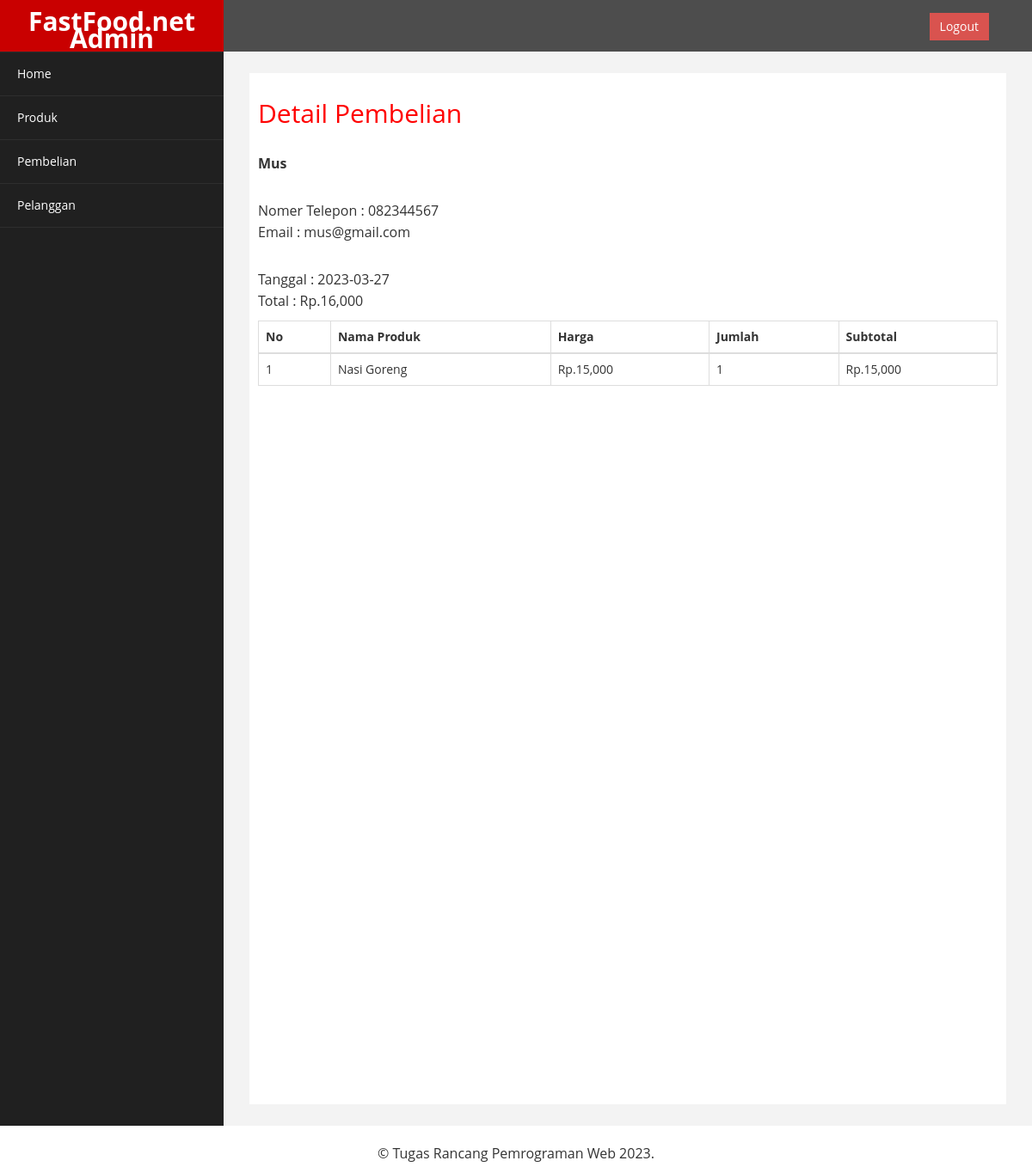
Page /admin/index.php?halaman=detail&id=28 (signed in) on the committed database.
### tables this page shows
CREATE TABLE `pembelian` (
  `id_pembelian` int(11) NOT NULL,
  `tanggal_pembelian` date DEFAULT NULL,
  `jumlah_pembelian` int(11) NOT NULL,
  `ongkir` int(11) NOT NULL,
  `total_pembelian` int(11) DEFAULT NULL,
  `id_pelanggan` int(11) DEFAULT NULL
);

CREATE TABLE `pelanggan` (
  `id_pelanggan` int(11) NOT NULL,
  `email_pelanggan` varchar(100) DEFAULT NULL,
  `password_pelanggan` varchar(50) DEFAULT NULL,
  `nama_pelanggan` varchar(100) DEFAULT NULL,
  `telepon_pelanggan` varchar(15) DEFAULT NULL,
  `alamat_pelanggan` varchar(100) NOT NULL,
  `foto_profil` varchar(100) NOT NULL
);

CREATE TABLE `pembelian_produk` (
  `id_pembelian_produk` int(11) NOT NULL,
  `jumlah` int(11) DEFAULT NULL,
  `id_pembelian` int(11) DEFAULT NULL,
  `id_produk` int(11) DEFAULT NULL
);

CREATE TABLE `produk` (
  `id_produk` int(11) NOT NULL,
  `nama_produk` varchar(100) DEFAULT NULL,
  `harga_produk` int(11) DEFAULT NULL,
  `stok` int(11) DEFAULT NULL,
  `foto_produk` varchar(100) DEFAULT NULL,
  `deskripsi_produk` text DEFAULT NULL,
  `likes` int(11) NOT NULL,
  `id_warung` int(11) DEFAULT NULL
);

### admin/detail.php (the view, shortened to what this page needs)
<h2>Detail Pembelian</h2>
<?php
$query=$conn->query("SELECT * FROM pembelian JOIN pelanggan ON
	pembelian.id_pelanggan=pelanggan.id_pelanggan
	WHERE pembelian.id_pembelian='$_GET[id]'");
$detail=$query->fetch_assoc();
?>
<p><strong><?php echo $detail['nama_pelanggan']; ?></strong><br></p>
<p>
	Nomer Telepon : <?php echo $detail['telepon_pelanggan']; ?><br>
	Email : <?php echo $detail['email_pelanggan']; ?>
</p>
<p>
	Tanggal : <?php echo $detail['tanggal_pembelian']; ?><br>
	Total : Rp.<?php echo number_format($detail['total_pembelian']); ?>
</p>
<div class="table-responsive">
	<table class="table table-bordered">
		<thead>
			<tr>
				<th>No</th>
				<th>Nama Produk</th>
				<th>Harga</th>
				<th>Jumlah</th>
				<th>Subtotal</th>
			</tr>
		</thead>
		<tbody>
			<?php $no=1; ?>
			<?php $query=$conn->query("SELECT * FROM pembelian_produk JOIN produk
				ON pembelian_produk.id_produk=produk.id_produk
				WHERE pembelian_produk.id_pembelian='$_GET[id]'"); ?>
			<?php while ( $data=$query->fetch_assoc()) {
				?>
				<tr>
					<td><?php echo $no++; ?></td>
					<td><?php echo $data['nama_produk']; ?></td>
					<td>Rp.<?php echo number_format($data['harga_produk']); ?></td>
					<td><?php echo $data['jumlah'] ?></td>
					<td>Rp.<?php echo number_format($data['harga_produk']*$data['jumlah']); ?></td>
				</tr>
				<?php
			} ?>
		</tbody>
	</table>
</div>

### admin/assets/css/custom.css (style rules this page uses)
body { font-family: 'Open Sans', sans-serif; }
h2 { color: #f00; }
p { font-size:16px; line-height:25px; padding-top:20px; }

### rows in the picture
pembelian: id_pelanggan.nama_pelanggan "Mus", id_pelanggan.telepon_pelanggan "082344567", id_pelanggan.email_pelanggan "mus@gmail.com", tanggal_pembelian "2023-03-27", total_pembelian "16,000"
pembelian_produk: id_produk.nama_produk "Nasi Goreng", id_produk.harga_produk "15,000", jumlah "1", $data['harga_produk']*$data['jumlah'] "15,000"
